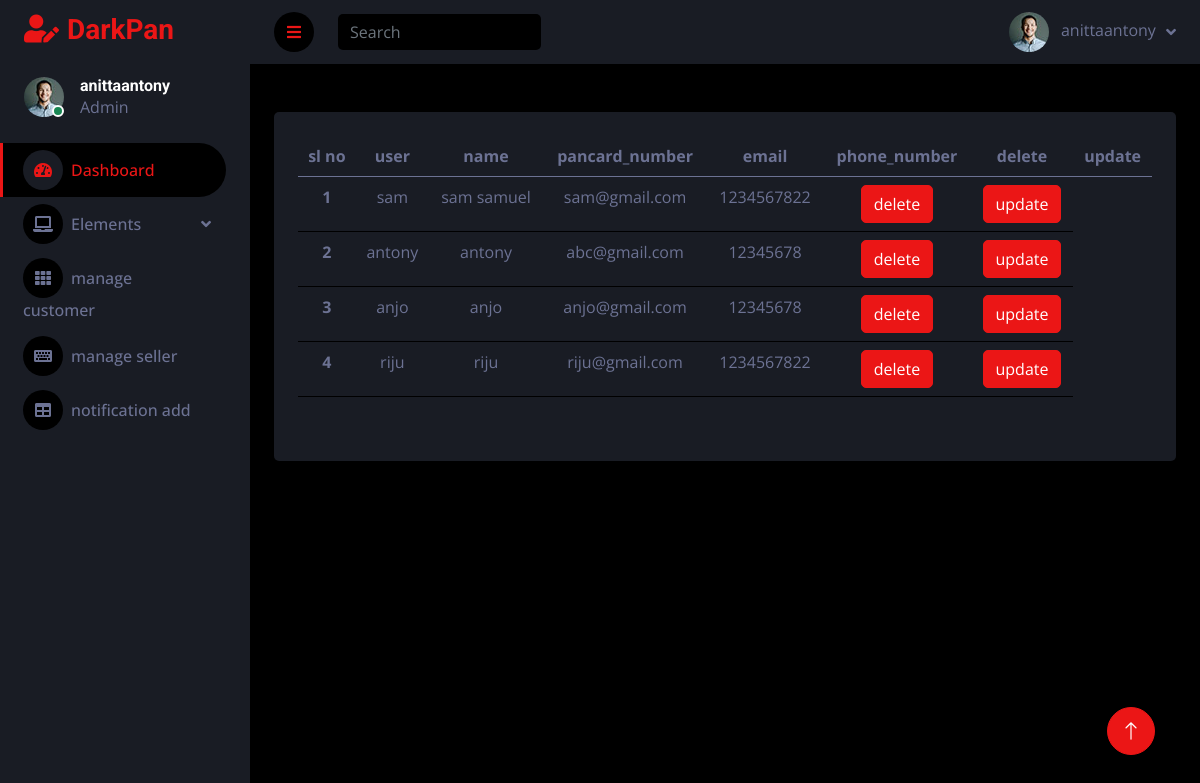
Screenshot of /view_seller (signed in) with the database file from the repository.
### sales_app/models.py (models this page shows)
class Login_view(AbstractUser):
    is_customer = models.BooleanField(default=False)
    is_seller = models.BooleanField(default=False)
    is_manager = models.BooleanField(default=False)

class Seller(models.Model):
    user = models.ForeignKey(Login_view, on_delete=models.CASCADE, related_name='seller')
    name = models.CharField(max_length=50)
    pancard_number = models.CharField(max_length=50)
    phone_number = models.CharField(max_length=100)
    email = models.EmailField()
    status2 = models.BooleanField(default=0)

### sales_app/views.py (the view)
# urls.py: path("view_seller", views.view_seller, name="view_seller"),
@login_required(login_url='Login')
def view_seller(request):
    data = Seller.objects.all()
    return render(request, "new_seller.html", {'new': data})

### templates/new_seller.html (shortened to what this page needs)
{% extends 'admin_template/admin_template.html' %}
{% block content %}
<table class="table">
    <div class="Seller">
           <thead>
           <tr>
                <th scope="col">sl no</th>
                <th scope="col">user</th>
                <th scope="col">name</th>
                <th scope="col">pancard_number</th>
                <th scope="col">email</th>
                <th scope="col">phone_number</th>
                <th scope="col">delete</th>
                <th scope="col">update</th>
           </tr>
           </thead>
           {% for i in new %}
           <tr>
               <th scope="row">{{forloop.counter}}</th>
               <td>{{i.user}}</td>
               <td>{{i.name}}</td>
               <td>{{i.email}}</td>
               <td>{{i.phone_number}}</td>
               <td>{{i.delete}}
                   <button type="button" class="btn btn-primary">delete</button></td>
               <td>{{i.update}}
               <button type="button" class="btn btn-primary">update</button></td>
    </tr>
           {% endfor %}
</table>
{% endblock %}

### templates/admin_template/admin_template.html (shortened to what this page needs)
<!DOCTYPE html>
{% load static %}
<html lang="en">
<head>
    <link href="https://cdnjs.cloudflare.com/ajax/libs/font-awesome/5.10.0/css/all.min.css" rel="stylesheet">
    <link href="https://cdn.jsdelivr.net/npm/bootstrap-icons@1.4.1/font/bootstrap-icons.css" rel="stylesheet">
    <link href=" {% static 'new static/lib/owlcarousel/assets/owl.carousel.min.css' %} " rel="stylesheet">
    <link href=" {% static 'new static/lib/tempusdominus/css/tempusdominus-bootstrap-4.min.css' %} " rel="stylesheet" />
    <link href=" {% static 'new static/css/bootstrap.min.css' %} " rel="stylesheet">
    <link href=" {% static 'new static/css/style.css' %} " rel="stylesheet">
</head>
<body>
    <div class="container-fluid position-relative d-flex p-0">
        <div class="sidebar pe-4 pb-3">
            <nav class="navbar bg-secondary navbar-dark">
                <a href=" {% static 'new static/index.html' %} " class="navbar-brand mx-4 mb-3">
                    <h3 class="text-primary"><i class="fa fa-user-edit me-2"></i>DarkPan</h3>
                </a>
                <div class="d-flex align-items-center ms-4 mb-4">
                    <div class="position-relative">
                        <img class="rounded-circle" src=" {% static 'new static/img/user.jpg' %} " alt="" style="width: 40px; height: 40px;">
                        <div class="bg-success rounded-circle border border-2 border-white position-absolute end-0 bottom-0 p-1"></div>
                    </div>
                    <div class="ms-3">
                        <h6 class="mb-0">{{ request.user }}</h6>
                        <span>Admin</span>
                    </div>
                </div>
                <div class="navbar-nav w-100">
                    <a href=" {% static 'new static/index.html' %} " class="nav-item nav-link active"><i class="fa fa-tachometer-alt me-2"></i>Dashboard</a>
                    <div class="nav-item dropdown">
                        <a href="#" class="nav-link dropdown-toggle" data-bs-toggle="dropdown"><i class="fa fa-laptop me-2"></i>Elements</a>
                    </div>
                    <a href=" {% url 'view_customer' %} " class="nav-item nav-link"><i class="fa fa-th me-2"></i>manage customer</a>
                    <a href=" {% url  'view_seller' %} " class="nav-item nav-link"><i class="fa fa-keyboard me-2"></i>manage seller</a>
                    <a href=" {% url 'notification_add' %} " class="nav-item nav-link"><i class="fa fa-table me-2"></i>notification add</a>
                        </div>
                    </div>
                </div>
        <div class="content">
            <nav class="navbar navbar-expand bg-secondary navbar-dark sticky-top px-4 py-0">
                <a href="#" class="sidebar-toggler flex-shrink-0">
                    <i class="fa fa-bars"></i>
                </a>
                <form class="d-none d-md-flex ms-4">
                    <input class="form-control bg-dark border-0" type="search" placeholder="Search">
                </form>
                <div class="navbar-nav align-items-center ms-auto">
                    <div class="nav-item dropdown">
                        <a href="#" class="nav-link dropdown-toggle" data-bs-toggle="dropdown">
                            <img class="rounded-circle me-lg-2" src=" {% static 'new static/img/user.jpg' %} " alt="" style="width: 40px; height: 40px;">
                            <span class="d-none d-lg-inline-flex">{{ request.user }}</span>
                        </a>
                    </div>
                </div>
            </nav>
            <div class="container-fluid pt-4 px-4">
                <div class="row g-4">
                </div>
            </div>
            <div class="container-fluid pt-4 px-4">
                <div class="bg-secondary text-center rounded p-4">
                    <div class="d-flex align-items-center justify-content-between mb-4">
                         {% block content %}
                        {% endblock %}
                    </div>
                </div>
            </div>
            <div class="container-fluid pt-4 px-4">
            </div>
        </div>
        <a href="#" class="btn btn-lg btn-primary btn-lg-square back-to-top"><i class="bi bi-arrow-up"></i></a>
</body>
</html>

### static/new static/css/style.css (style rules this page uses)
:root { --primary: #EB1616; --secondary: #191C24; --light: #6C7293; --dark: #000000; }
.back-to-top { position: fixed; display: none; right: 45px; bottom: 45px; z-index: 99; }
.btn { transition: .5s; }
.btn-lg-square { width: 48px; height: 48px; }
.btn-square, .btn-sm-square, .btn-lg-square { padding: 0; display: inline-flex; align-items: center; justify-content: center; font-weight: normal; border-radius: 50px; }
.sidebar { position: fixed; top: 0; left: 0; bottom: 0; width: 250px; height: 100vh; overflow-y: auto; background: var(--secondary); transition: 0.5s; z-index: 999; }
.content { margin-left: 250px; min-height: 100vh; background: var(--dark); transition: 0.5s; }
@media (min-width: 992px) { .sidebar { margin-left: 0; } }
@media (min-width: 992px) { .content { width: calc(100% - 250px); } }
.sidebar .navbar .navbar-nav .nav-link { padding: 7px 20px; color: var(--light); font-weight: 500; border-left: 3px solid var(--secondary); border-radius: 0 30px 30px 0; outline: none; }
.sidebar .navbar .navbar-nav .nav-link:hover, .sidebar .navbar .navbar-nav .nav-link.active { color: var(--primary); background: var(--dark); border-color: var(--primary); }
.sidebar .navbar .navbar-nav .nav-link i { width: 40px; height: 40px; display: inline-flex; align-items: center; justify-content: center; background: var(--dark); border-radius: 40px; }
.sidebar .navbar .navbar-nav .nav-link:hover i, .sidebar .navbar .navbar-nav .nav-link.active i { background: var(--secondary); }
.sidebar .navbar .dropdown-toggle::after { position: absolute; top: 15px; right: 15px; border: none; content: "\f107"; font-family: "Font Awesome 5 Free"; font-weight: 900; transition: .5s; }
.content .navbar .navbar-nav .nav-link { margin-left: 25px; padding: 12px 0; color: var(--light); outline: none; }
.content .navbar .sidebar-toggler, .content .navbar .navbar-nav .nav-link i { width: 40px; height: 40px; display: inline-flex; align-items: center; justify-content: center; background: var(--dark); border-radius: 40px; }
.content .navbar .dropdown-toggle::after { margin-left: 6px; vertical-align: middle; border: none; content: "\f107"; font-family: "Font Awesome 5 Free"; font-weight: 900; transition: .5s; }

### rows the page displays
Login_view: user "anittaantony"
Seller: user "sam", name "sam samuel", email "sam@gmail.com", phone_number "1234567822"
Seller: user "antony", name "antony", email "abc@gmail.com", phone_number "12345678"
Seller: user "anjo", name "anjo", email "anjo@gmail.com", phone_number "12345678"
Seller: user "riju", name "riju", email "riju@gmail.com", phone_number "1234567822"
